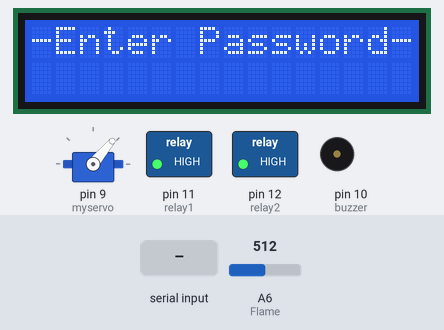
Simulated run of this sketch. Board: Arduino Mega 2560, built with avr-gcc and run on an emulated ATmega2560. On the bench: servo, 16×2 character LCD, switched loads named in the sketch (green lamp = pin HIGH), buzzer (waves = sounding, pin HIGH). The inputs (shaded band) are chosen by the test bench; at power-on: A6 (Flame) = 512. What the sketch prints to the serial monitor is not drawn.

Above: at 4.2 s.
4.3 s: "1" received over the second serial link
At 4.9 s:
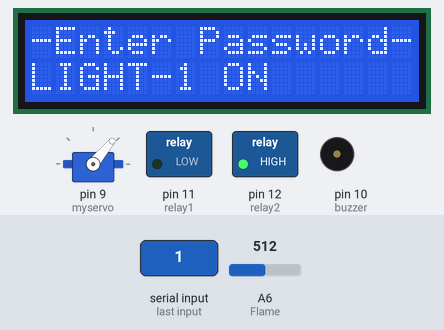
7.3 s: A6 (Flame) set to 270
8.9 s: A6 (Flame) set to 244
At 10.66 s:
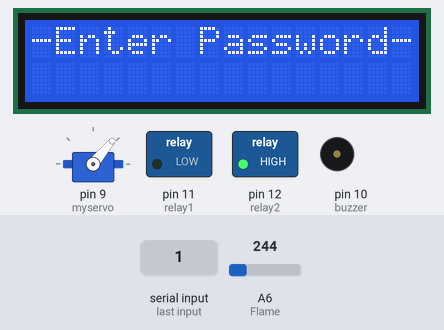
At 11.41 s:
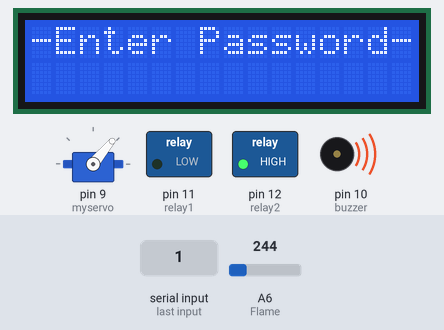
11.9 s: "3" received over the second serial link
At 13.0 s:
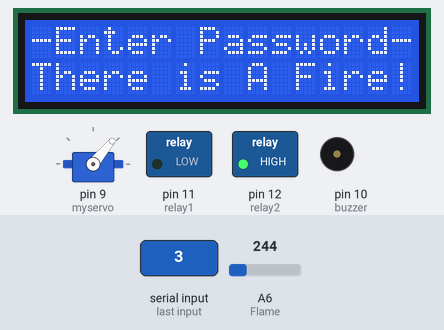
14.9 s: "A" received over the second serial link
17.9 s: "C" received over the second serial link
Timing chart, 0 to 21.9 s (numbered marks = the images above; inputs shaded):
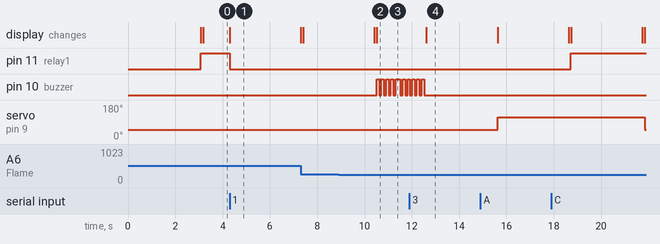

The sketch:

Introduction_team_project.ino
```cpp
#include <Keypad.h>
#include <LiquidCrystal.h>
#include <Servo.h>
Servo myservo;
#define HC05 Serial2
char t;
#define Flame A6

int sensorReading;
int range,oldrange = 0;
const int sensorMin = 0;   //sensorminimum
const int sensorMax =1023; //sensormaximum
int buzzer = 10;
int relay1 = 11;
int relay2 = 12;
LiquidCrystal lcd(A0, A1, A2, A3, A4, A5);

#define Password_Lenght 5 // Give enough room for six chars + NULL char

int pos = 0;    // variable to store the servo position

char Data[Password_Lenght]; // 6 is the number of chars it can hold + the null char = 7
char Master[Password_Lenght] = "3579";
byte data_count = 0, master_count = 0;
bool Pass_is_good;
char customKey;

const byte ROWS = 4;
const byte COLS = 3;
char keys[ROWS][COLS] = {
  {'1', '2', '3'},
  {'4', '5', '6'},
  {'7', '8', '9'},
  {'*', '0', '#'}
};
bool door = true;

byte rowPins[ROWS] = {8, 7, 6, 5}; //connect to the row pinouts of the keypad
byte colPins[COLS] = {4, 3, 2}; //connect to the column pinouts of the keypad

Keypad customKeypad( makeKeymap(keys), rowPins, colPins, ROWS, COLS); //initialize an instance of class NewKeypad

void setup()
{

  Serial.begin(9600);
  HC05.begin(9600);
  myservo.attach(9);
  myservo.write(50);
  pinMode(relay1, OUTPUT);
  pinMode(relay2, OUTPUT);
  pinMode(buzzer, OUTPUT);
  lcd.begin(16, 2);
  lcd.print("--Introdaction--");
  lcd.setCursor(0, 1);
  lcd.print("--Team project--");
  delay(3000);
  lcd.clear();
  digitalWrite(relay1, HIGH);
  digitalWrite(relay2, HIGH);
}

void loop()
{
sensorReading= analogRead(Flame); //Define analoge read for FLAME SENSOR
  range = map (sensorReading,sensorMin,sensorMax,0,4);
  if (range ==0 && range !=oldrange)
  {
   digitalWrite(buzzer, HIGH);
  delay(100);
  digitalWrite(buzzer, LOW);
  delay(100);
  digitalWrite(buzzer, HIGH);
  delay(100);
  digitalWrite(buzzer, LOW);
  delay(100);
  digitalWrite(buzzer, HIGH);
  delay(100);
  digitalWrite(buzzer, LOW);
  delay(100);
  digitalWrite(buzzer, HIGH);
  delay(100);
  digitalWrite(buzzer, LOW);
  delay(100);
  digitalWrite(buzzer, HIGH);
  delay(200);
  digitalWrite(buzzer, LOW);
  delay(100);
  digitalWrite(buzzer, HIGH);
  delay(100);
  digitalWrite(buzzer, LOW);
  delay(100);
  digitalWrite(buzzer, HIGH);
  delay(100);
  digitalWrite(buzzer, LOW);
  delay(100);
  digitalWrite(buzzer, HIGH);
  delay(100);
  digitalWrite(buzzer, LOW);
  delay(100);
  digitalWrite(buzzer, HIGH);
  delay(100);
  digitalWrite(buzzer, LOW);
  delay(100);
  digitalWrite(buzzer, HIGH);
  delay(100);
  digitalWrite(buzzer, LOW);
  delay(100);
  lcd.setCursor(0, 1);
  lcd.print("There is A Fire!!");
  delay(3000);
  lcd.clear();
      oldrange = range;
  }
  else if (range > 0 && range <3 && range  != oldrange)
  {

  digitalWrite(buzzer, LOW);
    Serial.write("*Distant Fire*");
    oldrange = range;
  }
 else if(range== 3 &&range != oldrange){

  digitalWrite(buzzer, LOW);
     Serial.write("No Fire");
    oldrange = range;
}
if(HC05.available()> 0){
  t = HC05.read();
  Serial.write(t);
  Serial.println(t);
}
if(t == '1'){            //CLOSED DOOR
  digitalWrite(relay1, LOW);
   lcd.setCursor(0, 1);
  lcd.print("LIGHT-1 ON");
  delay(3000);
  lcd.clear();

}

else if(t == 'A'){      //OPEN DOOR
   digitalWrite(relay1, HIGH);
   lcd.setCursor(0, 1);
  lcd.print("LIGHT-1 OFF");
  delay(3000);
  lcd.clear();
}
else if(t == '2'){      //OPEN DOOR
   digitalWrite(relay2, LOW);
   lcd.setCursor(0, 1);
  lcd.print("LIGHT-2 ON");
  delay(3000);
  lcd.clear();
}
else if(t == 'B'){      //OPEN DOOR
   digitalWrite(relay2, HIGH);
   lcd.setCursor(0, 1);
  lcd.print("LIGHT-2 OFF");
  delay(3000);
  lcd.clear();
}
else if(t == '3'){      //OPEN DOOR
           myservo.write(115);
   lcd.setCursor(0, 1);
  lcd.print("Door is OPEN");
  delay(3000);
  lcd.clear();
}
else if(t == 'C'){      //OPEN DOOR
       myservo.write(50);
   lcd.setCursor(0, 1);
  lcd.print("Door is close");
  delay(3000);
  lcd.clear();
}
delay(100);

  if (door == 0)
  {
    customKey = customKeypad.getKey();
    if (customKey == '#')

    {
      lcd.clear();
      lcd.print("  Door is close");
      digitalWrite(buzzer, HIGH);
  delay(200);
  digitalWrite(buzzer, LOW);
  delay(200);
   myservo.write(50);
      delay(3000);
      door = 1;
    }
  }

  else Open();
}

void clearData()
{
  while (data_count != 0)
  { // This can be used for any array size,
    Data[data_count--] = 0; //clear array for new data
  }
  return;
}


void Open()
{
  lcd.setCursor(0, 0);
  lcd.print("-Enter Password-");

  customKey = customKeypad.getKey();
  if (customKey) // makes sure a key is actually pressed, equal to (customKey != NO_KEY)
  {
    int i;
for( i = 1; i <= 1; i++ )
{
  digitalWrite(buzzer, HIGH);
  delay(50);
  digitalWrite(buzzer, LOW);
  delay(50);
}

    Data[data_count] = customKey; // store char into data array
    lcd.setCursor(data_count, 1); // move cursor to show each new char
    lcd.print("*_"); // print char at said cursor
    data_count++; // increment data array by 1 to store new char, also keep track of the number of chars entered
  }

  if (data_count == Password_Lenght - 1) // if the array index is equal to the number of expected chars, compare data to master
  {
    if (!strcmp(Data, Master)) // equal to (strcmp(Data, Master) == 0)
    {
      lcd.clear();
      lcd.print("  Door is Open");
       digitalWrite(buzzer, HIGH);
  delay(70);
  digitalWrite(buzzer, LOW);
  delay(70);
         myservo.write(115);

      door = 0;
    }
    else
    {
      lcd.clear();
      lcd.print("-Wrong Password-");
        digitalWrite(buzzer, HIGH);
  delay(40);
  digitalWrite(buzzer, LOW);
  delay(40);
  digitalWrite(buzzer, HIGH);
  delay(40);
  digitalWrite(buzzer, LOW);
  delay(40);
  digitalWrite(buzzer, HIGH);
  delay(40);
  digitalWrite(buzzer, LOW);
  delay(40);
  digitalWrite(buzzer, HIGH);
  delay(40);
  digitalWrite(buzzer, LOW);
  delay(40);
         myservo.write(50);

      delay(1000);
      door = 1;
    }
    clearData();
  }


}
```

Measured:
- the behaviour switches between 256 and 255 on A6 (Flame) (found by bisection; images 1 and 2)
- after the input at 4.3 s, pin 11 (relay1): HIGH → LOW at once; the display: changes at once (image 1)
- after the input at 8.9 s, pin 10 (buzzer): goes 4 × (HIGH 0.10 s, LOW 0.10 s), HIGH 0.20 s, LOW 0.10 s, HIGH 0.10 s, LOW 0.10 s, then HIGH, starting after 1.6 s; the display: first differs from a run without the input after 1.6 s (image 2)
- after the input at 17.9 s, servo on pin 9 (myservo): 115° → 50° after 3.9 s
